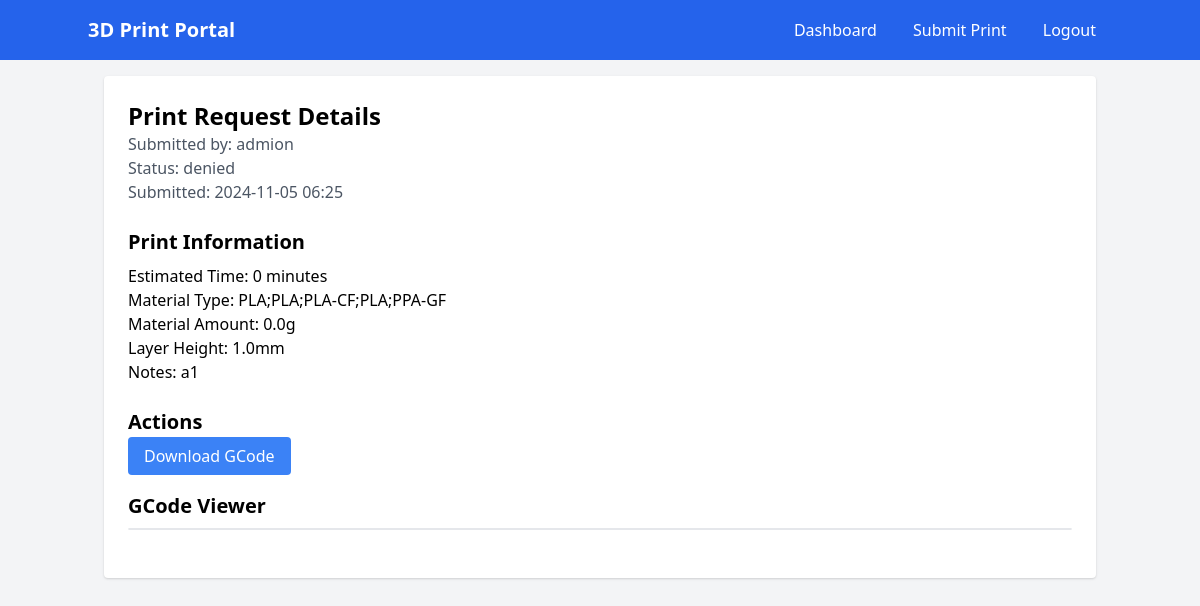
/request/3 (signed in), run on the app's committed database.
### app.py (models this page shows)
class User(UserMixin, db.Model):
    id = db.Column(db.Integer, primary_key=True)
    username = db.Column(db.String(80), unique=True, nullable=False)
    email = db.Column(db.String(120), unique=True, nullable=False)
    id_number = db.Column(db.String(20), unique=True, nullable=False)
    password_hash = db.Column(db.String(120), nullable=False)
    is_admin = db.Column(db.Boolean, default=False)
    print_requests = db.relationship("PrintRequest", backref="user", lazy=True)

class PrintRequest(db.Model):
    id = db.Column(db.Integer, primary_key=True)
    filename = db.Column(db.String(120), nullable=False)
    filepath = db.Column(db.String(200), nullable=False)
    status = db.Column(db.String(20), default="pending")
    timestamp = db.Column(db.DateTime, default=datetime.utcnow)
    user_id = db.Column(db.Integer, db.ForeignKey("user.id"), nullable=False)
    notes = db.Column(db.Text)
    estimated_time = db.Column(db.Integer)
    material_type = db.Column(db.String(50))
    material_amount = db.Column(db.Float)
    layer_height = db.Column(db.Float)

### app.py (the view)
@app.route("/request/<int:request_id>")
@login_required
def view_request(request_id):
    print_request = PrintRequest.query.get_or_404(request_id)
    if not current_user.is_admin and print_request.user_id != current_user.id:
        flash("Unauthorized")
        return redirect(url_for("dashboard"))
    try:
        with open(print_request.filepath, "r") as file:
            gcode_preview = file.readlines()[:100]  # First 100 lines
    except:
        gcode_preview = ["Unable to load gcode preview"]
    return render_template(
        "view_request.html", print_request=print_request, gcode_preview=gcode_preview
    )

### app.py (called while the page is built)
@login_manager.user_loader
def load_user(user_id):
    return User.query.get(int(user_id))

### templates/view_request.html (shortened to what this page needs)
{% extends "base.html" %}
{% block content %}
<div class="bg-white p-6 rounded shadow">
    <div class="mb-6">
        <h2 class="text-2xl font-bold">Print Request Details</h2>
        <p class="text-gray-600">Submitted by: {{ print_request.user.username }}</p>
        <p class="text-gray-600">Status: {{ print_request.status }}</p>
        <p class="text-gray-600">Submitted: {{ print_request.timestamp.strftime('%Y-%m-%d %H:%M') }}</p>
    </div>
    <div class="mb-6">
        <h3 class="text-xl font-bold mb-2">Print Information</h3>
        <p>Estimated Time: {{ print_request.estimated_time }} minutes</p>
        <p>Material Type: {{ print_request.material_type }}</p>
        <p>Material Amount: {{ print_request.material_amount }}g</p>
        <p>Layer Height: {{ print_request.layer_height }}mm</p>
        {% if print_request.notes %}
        <p>Notes: {{ print_request.notes }}</p>
        {% endif %}
    </div>
    <div class="mb-6">
        <h3 class="text-xl font-bold mb-2">Actions</h3>
        <div class="space-x-4">
            <a href="{{ url_for('download_gcode', request_id=print_request.id) }}"
               class="bg-blue-500 text-white px-4 py-2 rounded hover:bg-blue-600">
                Download GCode
            </a>
        </div>
    </div>
    <div class="mb-6">
        <h3 class="text-xl font-bold mb-2">GCode Viewer</h3>
        <div id="gcode-viewer" class="w-full h-[600px] border rounded"></div>
    </div>
</div>
{% endblock %}

### data on the page
User: user.username "admion"
PrintRequest: status "denied", timestamp "2024-11-05 06:25", estimated_time "0", material_type "PLA;PLA;PLA-CF;PLA;PPA-GF", material_amount "0.0", layer_height "1.0", notes "a1"
